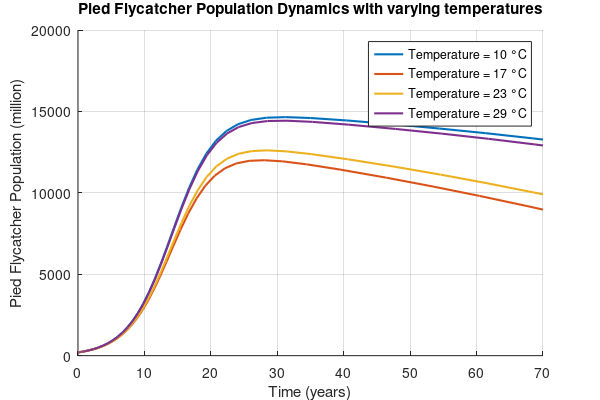
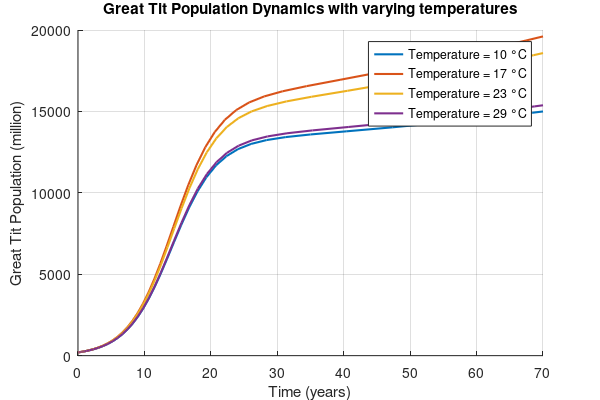

MATLAB code for these plots, in order:
% File for ploting the bird population with temperature

% get the time gap first

% these are in daily^-1

% Parameters for 1950
% rI is incubation rate, and it becomes death rate after the peak
params_1950 = struct('M0', 200, 'R0', 200, 'I0', 1000, ...
                            'KI', 27000, 'rR', 0.00027, 'rM', 0.00027, 'rI', 0.08, ...  
                            'gammaR', 0.02, 'gammaM', 0.02, ...
                            'thetaR', 0.6, 'thetaM', 0.4, ...
                            'alpha', 1, 'beta', 1, 't', 12, 'T', 10, ...
                            'Ea', 60, 'R', 0.008314, 'B', 0.000025, 'a', 0.65); 
% 60 days
time_span = [0 60];

% Updated population dynamics function with insects
function dYdt = population_dynamics(Y, params)
    M = Y(1); % Pied Flycatcher population
    R = Y(2); % Great Tit population
    I = Y(3); % Insect population


    % Differential equations
    dMdt = params.rM * M * (1 - (M + params.alpha * R)/ (params.KI + I * params.thetaM * (M / (M + R))));
    dRdt = params.rR * R * (1 - (R + params.beta * M) / (params.KI + I * params.thetaR * (R / (M + R))));
   
    % Arrhenius term for temperature dependence of growth rate
    temp_effect = exp(-params.Ea * params.B^(params.a) / (params.R * (params.T + 273.15))); 
    dIdt = params.rI * I * temp_effect;

    if I >= 5000
        dIdt = params.rI * I - (params.gammaM * M * I + params.gammaR * R * I);
    end
    % Return derivatives
    dYdt = [dMdt; dRdt; dIdt];
end

% Initial conditions now include insect population
initial_conditions_1950 = [params_1950.M0, params_1950.R0, params_1950.I0]; % Populations (M, R, I)

temperatures = [10, 17, 23, 29];

max_insect_populations = zeros(size(temperatures));
time_of_max_populations = zeros(size(temperatures));

% Loop over each temperature
for i = 1:length(temperatures)
    params_1950.T = temperatures(i); % Update temperature

    % Solve ODE for current temperature
    [t1950, Y1950] = ode23s(@(t, Y) population_dynamics(Y, params_1950), time_span, initial_conditions_1950);

    % Find the maximum insect population and corresponding time
    [maxI, idx] = max(Y1950(:, 3));
    max_insect_populations(i) = maxI;
    time_of_max_populations(i) = round(t1950(idx));
end

% Display results for each temperature
for i = 1:length(temperatures)
    fprintf('At %d°C, the maximum insect population is %.2f, occurring at day %.2f.\n', ...
            temperatures(i), max_insect_populations(i), time_of_max_populations(i));
end


% plot bird with time gap

% Parameters for 1950
params_1950 = struct('M0', 200, 'R0', 200, 'I0', 1000, ...
                            'KI', 27000, 'rR', 0.3, 'rM', 0.3, 'rI', 3, ...  
                            'gammaR', 200, 'gammaM', 200, ...
                            'thetaR', 0.6, 'thetaM', 0.4, ...
                            'alpha', 1, 'beta', 1, 'T', 10, ...
                            'Ea', 60, 'R', 0.008314, 'peak', 28, ...
                            'B', 0.000025, 'a', 0.65); 

time_span = [0 70];

function dYdt = population_dynamics_actual(Y, params)
    M = Y(1); % Pied Flycatcher population
    R = Y(2); % Great Tit population
    I = Y(3); % Insect population

    arrival_time = 41;
    t_T = arrival_time - params.peak;

    time_factor_M = exp(-0.001 * t_T); % Exponentially decaying time factor for Pied Flycatchers
    time_factor_R = exp(0.001 * t_T);  % Exponentially increasing time factor for Great Tits


    % Differential equations
    dMdt = params.rM * M * (1 - (M + params.alpha * R) / (params.KI + I * params.thetaM * (M / (M + R)))) * time_factor_M;
    dRdt = params.rR * R * (1 - (R + params.beta * M) / (params.KI + I * params.thetaR * (R / (M + R)))) * time_factor_R;

    % Arrhenius term for temperature dependence of growth rate
    temp_effect = exp(-params.Ea * params.B^(params.a) / (params.R * (params.T + 273.15))); 
    dIdt = params.rI * I * temp_effect;

    if I >= 5000
        dIdt = params.rI * I - (params.gammaM * M * I + params.gammaR * R * I);
    end

    % Return derivatives
    dYdt = [dMdt; dRdt; dIdt];
end


% Initial conditions
initial_conditions_1950 = [params_1950.M0, params_1950.R0, params_1950.I0]; % Initial populations (M, R, I)

% Set up colors for different time gaps
colors = lines(length(time_of_max_populations)); % Using distinct colors for each time gap

% Plot populations for both bird species with different time gaps
figure('Position', [100, 100, 600, 400]); % Adjusted figure size
set(gcf, 'PaperPosition', [0.25 0.25 6 4]); % Adjust the paper position for printing

% Subplot for Pied Flycatcher population
% subplot(1, 2, 1);
hold on;
for i = 1:length(time_of_max_populations)
    params_1950.peak = time_of_max_populations(i); % Update the arrival time

    % Solve ODE
    [t, Y] = ode23s(@(t, Y) population_dynamics_actual(Y, params_1950), time_span, initial_conditions_1950);

    % Extract Pied Flycatcher population
    M_population = Y(:, 1);

    % Plot with different colors for each time gap
    plot(t, M_population, 'Color', colors(i, :), 'DisplayName', sprintf('Temperature = %d °C', temperatures(i)), 'LineWidth', 1.5);
end
xlabel('Time (years)');
ylabel('Pied Flycatcher Population (million)');
title('Pied Flycatcher Population Dynamics with varying temperatures');
legend;
grid on;


figure('Position', [100, 100, 600, 400]); % Adjusted figure size
set(gcf, 'PaperPosition', [0.25 0.25 6 4]); % Adjust the paper position for printing
% Subplot for Great Tit population
% subplot(1, 2, 2);
hold on;
for i = 1:length(time_of_max_populations)
    params_1950.peak = time_of_max_populations(i); % Update the arrival time

    % Solve ODE
    [t, Y] = ode23s(@(t, Y) population_dynamics_actual(Y, params_1950), time_span, initial_conditions_1950);

    % Extract Great Tit population
    R_population = Y(:, 2);

    % Plot with different colors for each time gap
    plot(t, R_population, 'Color', colors(i, :), 'DisplayName', sprintf('Temperature = %d °C', temperatures(i)), 'LineWidth', 1.5);
end
xlabel('Time (years)');
ylabel('Great Tit Population (million)');
title('Great Tit Population Dynamics with varying temperatures');
legend;
grid on;

